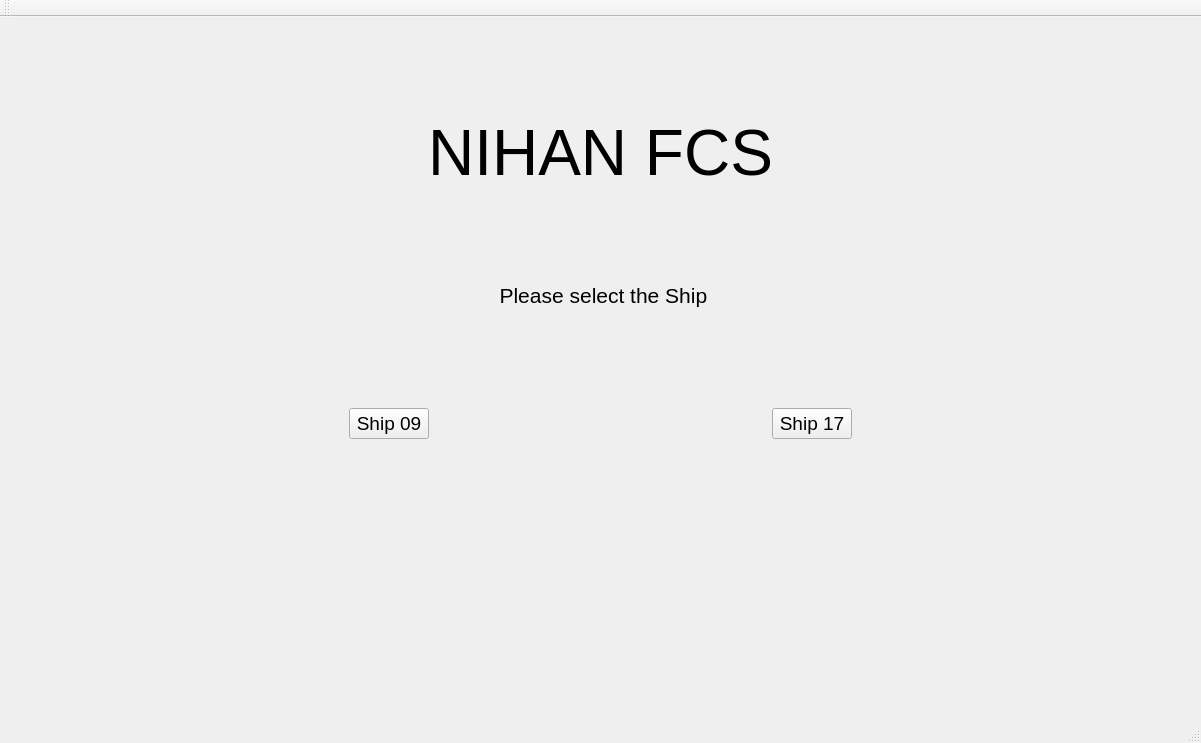
<?xml version="1.0" encoding="UTF-8"?>
<ui version="4.0">
 <class>MainWindow</class>
 <widget class="QMainWindow" name="MainWindow">
  <property name="geometry">
   <rect>
    <x>0</x>
    <y>0</y>
    <width>1201</width>
    <height>743</height>
   </rect>
  </property>
  <property name="windowTitle">
   <string>MainWindow</string>
  </property>
  <widget class="QWidget" name="centralWidget">
   <layout class="QVBoxLayout" name="verticalLayout_3">
    <item>
     <spacer name="verticalSpacer_2">
      <property name="orientation">
       <enum>Qt::Vertical</enum>
      </property>
      <property name="sizeHint" stdset="0">
       <size>
        <width>20</width>
        <height>40</height>
       </size>
      </property>
     </spacer>
    </item>
    <item>
     <layout class="QHBoxLayout" name="horizontalLayout_3">
      <item>
       <widget class="QLabel" name="label_2">
        <property name="font">
         <font>
          <pointsize>48</pointsize>
         </font>
        </property>
        <property name="text">
         <string>NIHAN FCS</string>
        </property>
        <property name="alignment">
         <set>Qt::AlignCenter</set>
        </property>
       </widget>
      </item>
     </layout>
    </item>
    <item>
     <spacer name="verticalSpacer_4">
      <property name="orientation">
       <enum>Qt::Vertical</enum>
      </property>
      <property name="sizeHint" stdset="0">
       <size>
        <width>20</width>
        <height>40</height>
       </size>
      </property>
     </spacer>
    </item>
    <item>
     <layout class="QHBoxLayout" name="horizontalLayout">
      <item>
       <widget class="QLabel" name="label">
        <property name="font">
         <font>
          <pointsize>16</pointsize>
         </font>
        </property>
        <property name="text">
         <string> Please select the Ship</string>
        </property>
        <property name="alignment">
         <set>Qt::AlignCenter</set>
        </property>
       </widget>
      </item>
     </layout>
    </item>
    <item>
     <spacer name="verticalSpacer_3">
      <property name="orientation">
       <enum>Qt::Vertical</enum>
      </property>
      <property name="sizeHint" stdset="0">
       <size>
        <width>20</width>
        <height>40</height>
       </size>
      </property>
     </spacer>
    </item>
    <item>
     <layout class="QHBoxLayout" name="horizontalLayout_2">
      <property name="topMargin">
       <number>5</number>
      </property>
      <property name="bottomMargin">
       <number>5</number>
      </property>
      <item>
       <spacer name="horizontalSpacer_2">
        <property name="orientation">
         <enum>Qt::Horizontal</enum>
        </property>
        <property name="sizeHint" stdset="0">
         <size>
          <width>40</width>
          <height>20</height>
         </size>
        </property>
       </spacer>
      </item>
      <item>
       <widget class="QPushButton" name="pushButton_2">
        <property name="enabled">
         <bool>true</bool>
        </property>
        <property name="sizePolicy">
         <sizepolicy hsizetype="Minimum" vsizetype="Fixed">
          <horstretch>0</horstretch>
          <verstretch>0</verstretch>
         </sizepolicy>
        </property>
        <property name="baseSize">
         <size>
          <width>0</width>
          <height>0</height>
         </size>
        </property>
        <property name="font">
         <font>
          <pointsize>14</pointsize>
         </font>
        </property>
        <property name="text">
         <string>Ship 09</string>
        </property>
        <property name="iconSize">
         <size>
          <width>16</width>
          <height>16</height>
         </size>
        </property>
        <property name="autoRepeatDelay">
         <number>300</number>
        </property>
        <property name="autoRepeatInterval">
         <number>100</number>
        </property>
       </widget>
      </item>
      <item>
       <spacer name="horizontalSpacer">
        <property name="orientation">
         <enum>Qt::Horizontal</enum>
        </property>
        <property name="sizeHint" stdset="0">
         <size>
          <width>40</width>
          <height>20</height>
         </size>
        </property>
       </spacer>
      </item>
      <item>
       <widget class="QPushButton" name="pushButton">
        <property name="font">
         <font>
          <pointsize>14</pointsize>
         </font>
        </property>
        <property name="text">
         <string>Ship 17</string>
        </property>
       </widget>
      </item>
      <item>
       <spacer name="horizontalSpacer_3">
        <property name="orientation">
         <enum>Qt::Horizontal</enum>
        </property>
        <property name="sizeHint" stdset="0">
         <size>
          <width>40</width>
          <height>20</height>
         </size>
        </property>
       </spacer>
      </item>
     </layout>
    </item>
    <item>
     <spacer name="verticalSpacer_5">
      <property name="orientation">
       <enum>Qt::Vertical</enum>
      </property>
      <property name="sizeHint" stdset="0">
       <size>
        <width>20</width>
        <height>40</height>
       </size>
      </property>
     </spacer>
    </item>
    <item>
     <spacer name="verticalSpacer_6">
      <property name="orientation">
       <enum>Qt::Vertical</enum>
      </property>
      <property name="sizeHint" stdset="0">
       <size>
        <width>20</width>
        <height>40</height>
       </size>
      </property>
     </spacer>
    </item>
    <item>
     <spacer name="verticalSpacer">
      <property name="orientation">
       <enum>Qt::Vertical</enum>
      </property>
      <property name="sizeHint" stdset="0">
       <size>
        <width>20</width>
        <height>40</height>
       </size>
      </property>
     </spacer>
    </item>
   </layout>
  </widget>
  <widget class="QMenuBar" name="menuBar">
   <property name="geometry">
    <rect>
     <x>0</x>
     <y>0</y>
     <width>1201</width>
     <height>21</height>
    </rect>
   </property>
  </widget>
  <widget class="QToolBar" name="mainToolBar">
   <attribute name="toolBarArea">
    <enum>TopToolBarArea</enum>
   </attribute>
   <attribute name="toolBarBreak">
    <bool>false</bool>
   </attribute>
  </widget>
  <widget class="QStatusBar" name="statusBar"/>
 </widget>
 <layoutdefault spacing="6" margin="11"/>
 <resources/>
 <connections/>
</ui>
